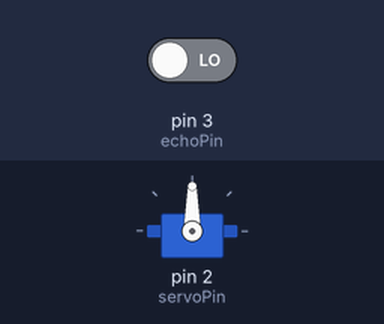
The sketch below on a simulated Arduino Uno, built with avr-gcc and run on an emulated ATmega328P. Shown: servo. The inputs (shaded band) are chosen by the test bench; at power-on: pin 3 (echoPin) LOW.

Above: at 0.05 s.
At 6.0 s:
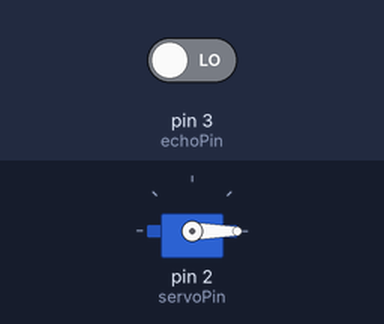
Timing chart, 0 to 7.8 s (numbered marks = the images above):
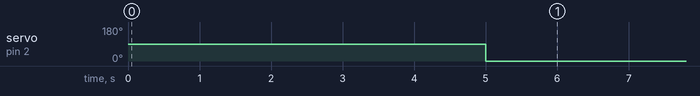

Measured:
- by itself, servo on pin 2 (servoPin): alternates 90° for 3.0 s and 0° for 3.0 s

The sketch:

ultrasonic_dan_servo1.ino
```cpp
#include <Servo.h>

const int echoPin = 3;
const int trigPin = 4;

const int servoPin = 2;

Servo servo ;
int servoPos =0;

long timer;
int jarak ;


void setup()
{
  pinMode(echoPin, INPUT);
  pinMode(trigPin, INPUT);

  servo.attach(servoPin);

}


void loop()
{
 digitalWrite(trigPin, LOW);
 delayMicroseconds(2);
 digitalWrite(trigPin, HIGH);
 delayMicroseconds(10);
 digitalWrite(trigPin, LOW);

  timer = pulseIn(echoPin, HIGH);
  jarak = timer/57;
  delay(1000);
  if (jarak <70);
     servo.write(90);
     delay(3000);
     servo.write(0);
     delay(1000);
}
```
